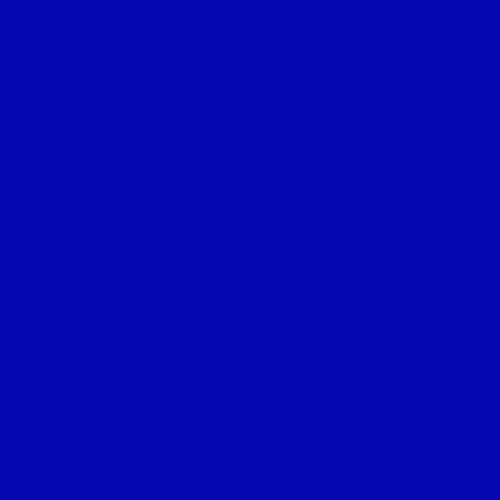
Frame 1 (no input)
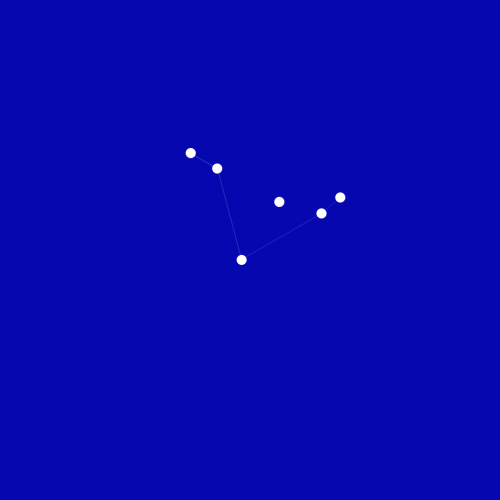
Frame 60 (the mouse pressed at the canvas centre just before this capture)
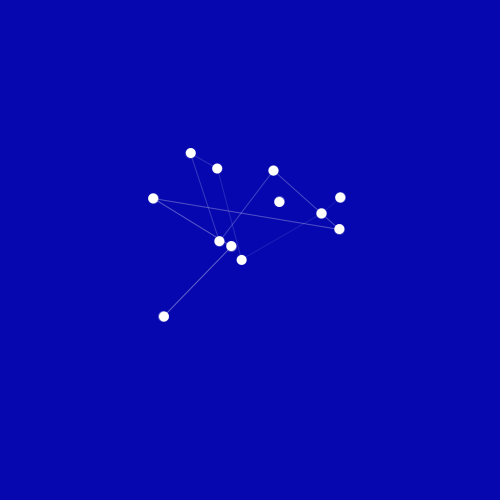
Frame 120 (the mouse held since frame 60 and released just before this capture)

The Processing sketch that drew these frames (run headless with seeded random() and noise(); from frame 60 on, the mouse is pressed at the canvas centre):

// Processing sketch: sketch_22112017
// ── sketch_22112017.pde
ArrayList<Particle>particle;

void setup(){
  size(500,500);
  smooth();
  stroke(255);
  particle = new ArrayList<Particle>();
}

void draw(){
  background(6,7,175);
  translate(width/2, height/2);
  if(frameCount%10 == 0){
    particle.add(new Particle());
  }
  
  for(int i = 0; i < particle.size(); i++){
    Particle p = particle.get(i);
    float a = map(i,0,30,0,255);
    p.display();
    if(i > 1){
      Particle p1 = particle.get(i-1);
      stroke(255, a);
      line(p1.location.x, p1.location.y, p.location.x, p.location.y); 
    }
    
    if(particle.size() >= 30){
      particle.remove(0);
    }
  }
}
// ── Particle.pde
class Particle{
  PVector location = new PVector(random(-100,100), random(-100,100));
  Particle(){
  
  }
  
  void display(){
    location.limit(300);
    ellipse(location.x, location.y, 10,10);
  }
}
